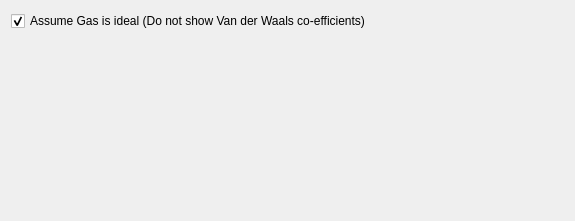
<?xml version="1.0" encoding="UTF-8"?>
<ui version="4.0">
 <class>gasCalculatorConfig</class>
 <widget class="QWidget" name="gasCalculatorConfig">
  <property name="geometry">
   <rect>
    <x>0</x>
    <y>0</y>
    <width>575</width>
    <height>221</height>
   </rect>
  </property>
  <layout class="QVBoxLayout" name="verticalLayout">
   <item>
    <widget class="QCheckBox" name="ideal">
     <property name="text">
      <string>Assume Gas is ideal (Do not show Van der Waals co-efficients)</string>
     </property>
     <property name="checked">
      <bool>true</bool>
     </property>
    </widget>
   </item>
   <item>
    <spacer name="verticalSpacer">
     <property name="orientation">
      <enum>Qt::Vertical</enum>
     </property>
     <property name="sizeHint" stdset="0">
      <size>
       <width>20</width>
       <height>142</height>
      </size>
     </property>
    </spacer>
   </item>
  </layout>
 </widget>
 <resources/>
 <connections/>
</ui>
